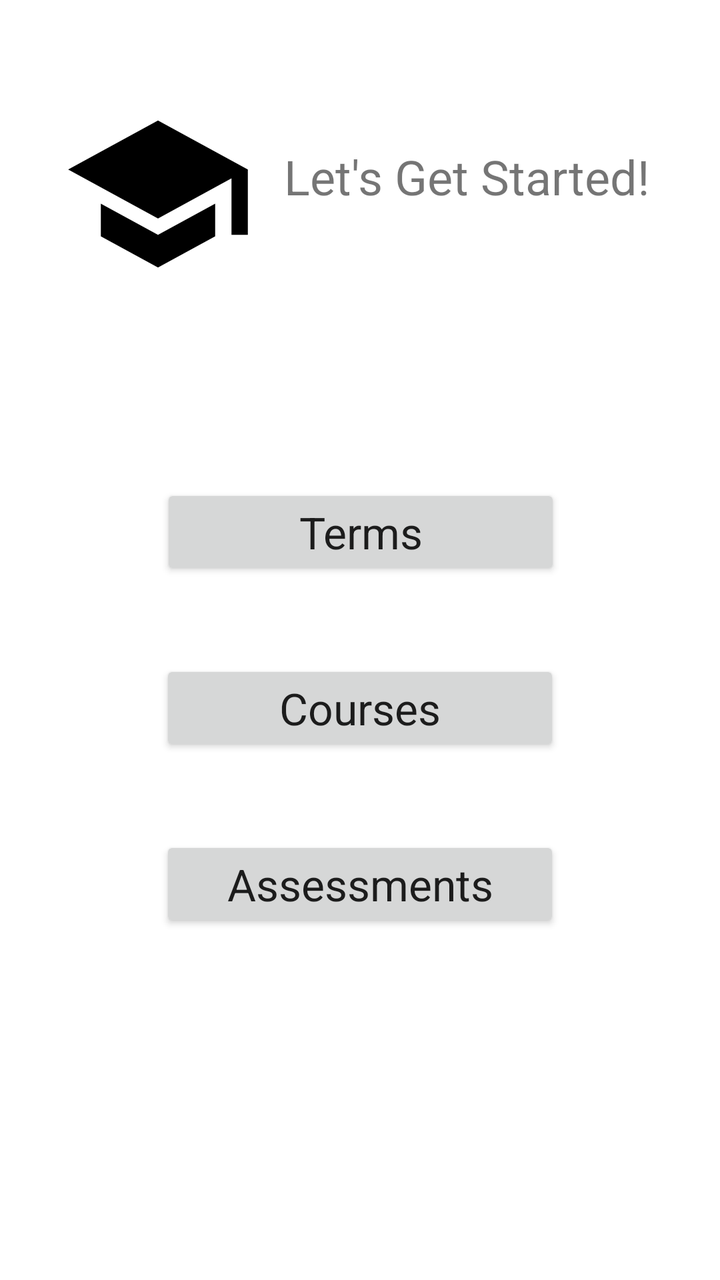
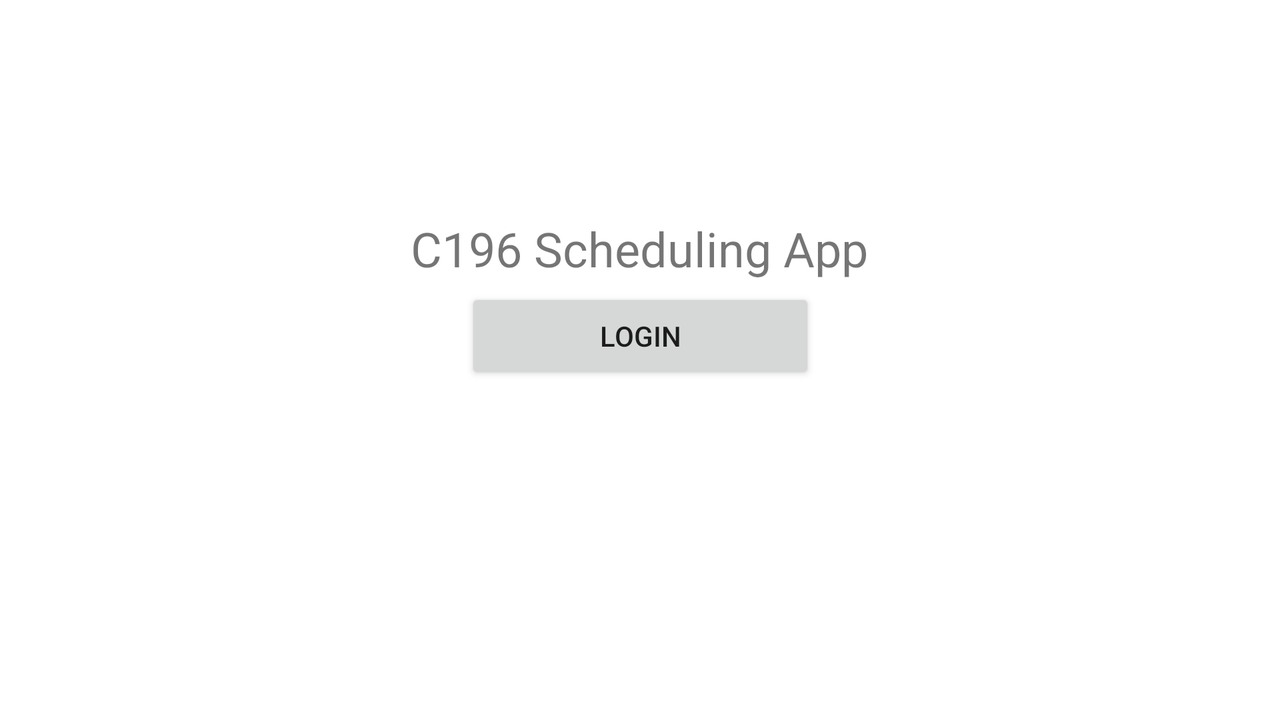

An Android layout and its configuration variant, each rendered on a device that would load it. The default file and the variant file are quoted in full after the pictures.
<!-- AndroidManifest.xml: application theme Theme.C196SchedulingApp -->
<!-- res/layout/activity_home.xml -->
<?xml version="1.0" encoding="utf-8"?>
<androidx.constraintlayout.widget.ConstraintLayout xmlns:android="http://schemas.android.com/apk/res/android"
    xmlns:app="http://schemas.android.com/apk/res-auto"
    xmlns:tools="http://schemas.android.com/tools"
    android:layout_width="match_parent"
    android:layout_height="match_parent"
    tools:context=".UI.Home">


    <Button
        android:id="@+id/button"
        android:layout_width="200dp"
        android:layout_height="wrap_content"
        android:onClick="onClickTerms"
        android:paddingTop="8dp"
        android:paddingBottom="8dp"
        android:text="Terms"
        android:textAppearance="@style/TextAppearance.AppCompat.Large"
        app:cornerRadius="150dp"
        app:layout_constraintBottom_toBottomOf="parent"
        app:layout_constraintEnd_toEndOf="parent"
        app:layout_constraintHorizontal_bias="0.502"
        app:layout_constraintStart_toStartOf="parent"
        app:layout_constraintTop_toTopOf="parent"
        app:layout_constraintVertical_bias="0.409" />

    <TextView
        android:id="@+id/textView4"
        android:layout_width="wrap_content"
        android:layout_height="wrap_content"
        android:text="Let's Get Started!"
        android:textSize="24sp"
        app:layout_constraintBottom_toBottomOf="@+id/imageView"
        app:layout_constraintEnd_toEndOf="parent"
        app:layout_constraintHorizontal_bias="0.287"
        app:layout_constraintStart_toEndOf="@+id/imageView"
        app:layout_constraintTop_toTopOf="@+id/imageView"
        app:layout_constraintVertical_bias="0.383" />

    <ImageView
        android:id="@+id/imageView"
        android:layout_width="98dp"
        android:layout_height="105dp"
        app:layout_constraintBottom_toBottomOf="parent"
        app:layout_constraintEnd_toEndOf="parent"
        app:layout_constraintHorizontal_bias="0.115"
        app:layout_constraintStart_toStartOf="parent"
        app:layout_constraintTop_toTopOf="parent"
        app:layout_constraintVertical_bias="0.083"
        app:srcCompat="@drawable/baseline_school_24" />

    <Button
        android:id="@+id/button2"
        android:layout_width="200dp"
        android:layout_height="wrap_content"
        android:layout_marginTop="40dp"
        android:onClick="onClickCourses"
        android:paddingTop="8dp"
        android:paddingBottom="8dp"
        android:text="Courses"
        android:textAppearance="@style/TextAppearance.AppCompat.Large"
        app:cornerRadius="150dp"
        app:layout_constraintEnd_toEndOf="parent"
        app:layout_constraintStart_toStartOf="parent"
        app:layout_constraintTop_toBottomOf="@+id/button" />

    <Button
        android:id="@+id/button3"
        android:layout_width="200dp"
        android:layout_height="wrap_content"
        android:layout_marginTop="40dp"
        android:onClick="onClickAssessments"
        android:paddingTop="8dp"
        android:paddingBottom="8dp"
        android:text="Assessments"
        android:textAppearance="@style/TextAppearance.AppCompat.Large"
        app:cornerRadius="150dp"
        app:layout_constraintEnd_toEndOf="parent"
        app:layout_constraintStart_toStartOf="parent"
        app:layout_constraintTop_toBottomOf="@+id/button2" />

</androidx.constraintlayout.widget.ConstraintLayout>
<!-- resources referenced by this layout -->
<resources>
  <!-- drawable baseline_school_24 (drawable) -->
  <vector android:height="48dp" android:tint="#000000"
      android:viewportHeight="24" android:viewportWidth="24"
      android:width="48dp" xmlns:android="http://schemas.android.com/apk/res/android">
      <path android:fillColor="@android:color/white" android:pathData="M5,13.18v4L12,21l7,-3.82v-4L12,17l-7,-3.82zM12,3L1,9l11,6 9,-4.91V17h2V9L12,3z"/>
  </vector>
  <style name="Theme.C196SchedulingApp" parent="Theme.MaterialComponents.DayNight.DarkActionBar">
          
          <item name="colorPrimary">@color/teal_700</item>
          <item name="colorPrimaryVariant">@color/teal_200</item>
          <item name="colorOnPrimary">@color/white</item>
          
          <item name="colorSecondary">@color/teal_200</item>
          <item name="colorSecondaryVariant">@color/teal_700</item>
          <item name="colorOnSecondary">@color/black</item>
          
          <item name="android:statusBarColor" tools:targetApi="l">?attr/colorPrimaryVariant</item>
          
      </style>
  <color name="teal_700">#FF018786</color>
  <color name="teal_200">#FFA3D6D1</color>
  <color name="white">#FFFFFFFF</color>
  <color name="black">#FF000000</color>
</resources>
<!-- res/layout-land/activity_home.xml (the author's variant of the layout above) -->
<!-- drawn on the phone turned sideways -->
<?xml version="1.0" encoding="utf-8"?>
<androidx.constraintlayout.widget.ConstraintLayout xmlns:android="http://schemas.android.com/apk/res/android"
    xmlns:app="http://schemas.android.com/apk/res-auto"
    xmlns:tools="http://schemas.android.com/tools"
    android:layout_width="match_parent"
    android:layout_height="match_parent"
    tools:context=".UI.Home">


    <Button
        android:id="@+id/button"
        android:layout_width="175dp"
        android:layout_height="0dp"
        android:layout_marginBottom="168dp"
        android:onClick="onLogin"
        android:text="Login"
        app:layout_constraintBottom_toBottomOf="parent"
        app:layout_constraintEnd_toEndOf="parent"
        app:layout_constraintStart_toStartOf="parent" />

    <TextView
        android:id="@+id/textView4"
        android:layout_width="wrap_content"
        android:layout_height="wrap_content"
        android:layout_marginTop="108dp"
        android:text="C196 Scheduling App"
        android:textSize="24sp"
        app:layout_constraintEnd_toEndOf="parent"
        app:layout_constraintHorizontal_bias="0.499"
        app:layout_constraintStart_toStartOf="parent"
        app:layout_constraintTop_toTopOf="parent" />

</androidx.constraintlayout.widget.ConstraintLayout>
<!-- resources referenced by the variant -->
<!-- as the phone turned sideways resolves them -->
<resources>
  <style name="Theme.C196SchedulingApp" parent="Theme.MaterialComponents.DayNight.DarkActionBar">
          
          <item name="colorPrimary">@color/teal_700</item>
          <item name="colorPrimaryVariant">@color/teal_200</item>
          <item name="colorOnPrimary">@color/white</item>
          
          <item name="colorSecondary">@color/teal_200</item>
          <item name="colorSecondaryVariant">@color/teal_700</item>
          <item name="colorOnSecondary">@color/black</item>
          
          <item name="android:statusBarColor" tools:targetApi="l">?attr/colorPrimaryVariant</item>
          
      </style>
  <color name="teal_700">#FF018786</color>
  <color name="teal_200">#FFA3D6D1</color>
  <color name="white">#FFFFFFFF</color>
  <color name="black">#FF000000</color>
</resources>
